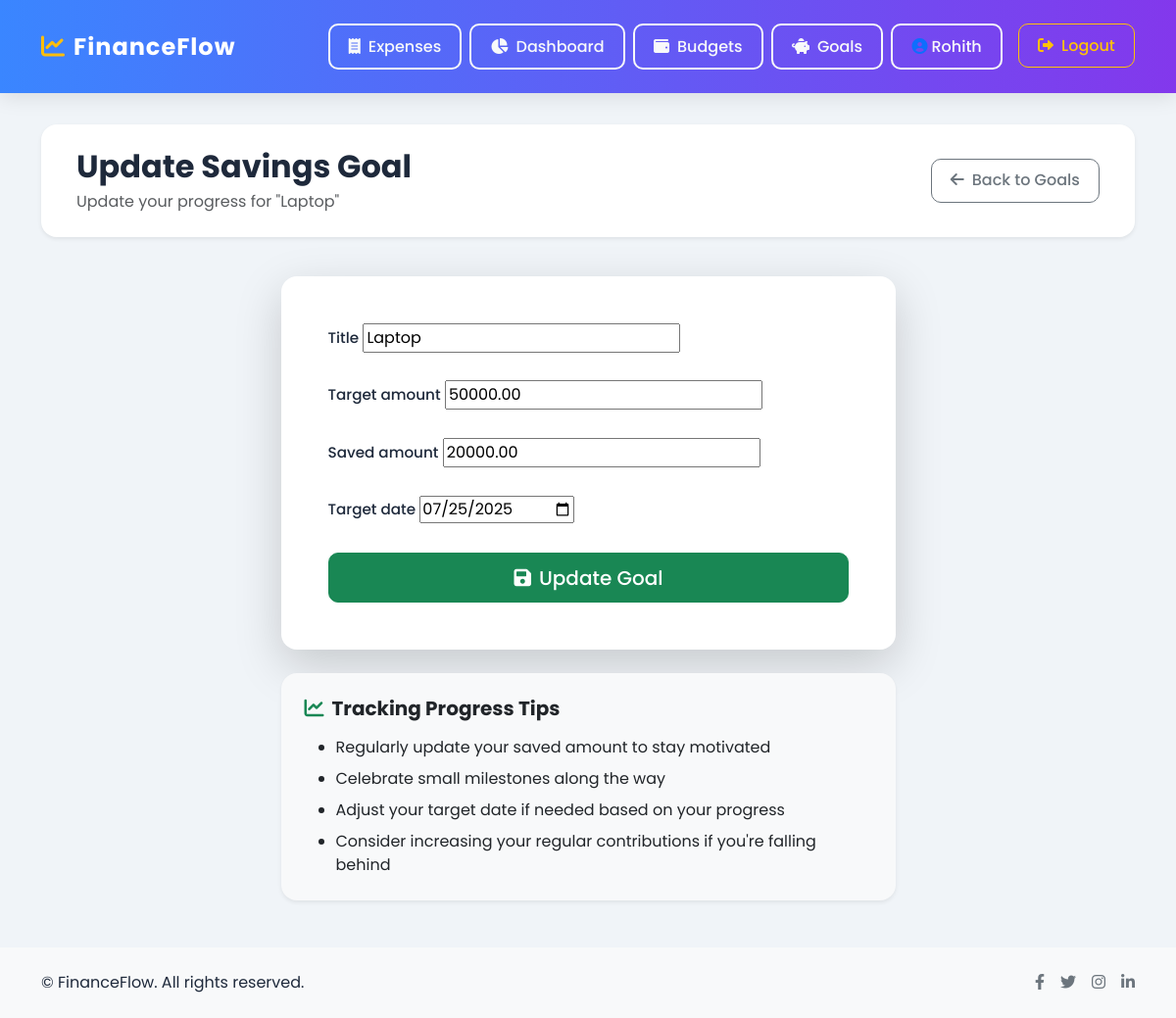
Page /goals/update/4/ (signed in) on the committed database.
### users/models.py (models this page shows)
class CustomUser(AbstractUser):
    preferred_currency = models.CharField(max_length=10, default='INR')

### savings/models.py (models this page shows, shortened)
class SavingsGoal(models.Model):
    user = models.ForeignKey(User, on_delete=models.CASCADE)
    title = models.CharField(max_length=100)
    target_amount = models.DecimalField(max_digits=10, decimal_places=2)
    saved_amount = models.DecimalField(max_digits=10, decimal_places=2, default=0)
    target_date = models.DateField()

### savings/views.py (the view)
# urls.py: path('update/<int:goal_id>/', views.update_goal, name='update_goal'),
@login_required
def update_goal(request, goal_id):
    goal = get_object_or_404(SavingsGoal, id=goal_id, user=request.user)
    if request.method == 'POST':
        form = SavingsGoalForm(request.POST, instance=goal)
        if form.is_valid():
            form.save()
            return redirect('view_goals')
    else:
        form = SavingsGoalForm(instance=goal)
    return render(request, 'savings/update.html', {'form': form, 'goal': goal})

### savings/forms.py
class SavingsGoalForm(forms.ModelForm):
    class Meta:
        model = SavingsGoal
        fields = ['title', 'target_amount', 'saved_amount', 'target_date']
        widgets = {
            'target_date': forms.DateInput(attrs={'type': 'date'}),
        }

### templates/savings/update.html (shortened to what this page needs)
{% extends 'base.html' %}
{% block content %}
<div class="animate__animated animate__fadeIn">
    <div class="bg-white rounded-4 shadow-sm p-4 mb-4">
        <div class="container">
            <div class="d-flex flex-column flex-md-row justify-content-between align-items-md-center">
                <div class="mb-3 mb-md-0">
                    <h1 class="h2 fw-bold mb-1">Update Savings Goal</h1>
                    <p class="text-muted mb-0">Update your progress for "{{ goal.title }}"</p>
                </div>
                <div>
                    <a href="{% url 'view_goals' %}" class="btn btn-outline-secondary">
                        <i class="fas fa-arrow-left me-2"></i>Back to Goals
                    </a>
                </div>
            </div>
        </div>
    </div>
    <div class="container py-3">
        <div class="row justify-content-center">
            <div class="col-md-8 col-lg-7">
                <div class="card border-0 shadow-lg rounded-4 overflow-hidden animate__animated animate__fadeInUp">
                    <div class="card-body p-4 p-lg-5">
                        <form method="post" class="animate__animated animate__fadeIn">
                            {% for field in form %}
                            <div class="mb-4">
                                <label for="{{ field.id_for_label }}" class="form-label fw-medium">{{ field.label }}</label>
                                {{ field }}
                            </div>
                            {% endfor %}
                            <div class="d-grid mt-4">
                                <button type="submit" class="btn btn-success btn-lg animate__animated animate__pulse animate__repeat-2">
                                    <i class="fas fa-save me-2"></i>Update Goal
                                </button>
                            </div>
                        </form>
                    </div>
                </div>
                <div class="card border-0 shadow-sm rounded-4 mt-4 bg-light">
                    <div class="card-body p-4">
                        <h5 class="card-title fw-bold mb-3">
                            <i class="fas fa-chart-line text-success me-2"></i>Tracking Progress Tips
                        </h5>
                        <ul class="mb-0">
                            <li class="mb-2">Regularly update your saved amount to stay motivated</li>
                            <li class="mb-2">Celebrate small milestones along the way</li>
                            <li class="mb-2">Adjust your target date if needed based on your progress</li>
                            <li>Consider increasing your regular contributions if you're falling behind</li>
                        </ul>
                    </div>
                </div>
            </div>
        </div>
    </div>
</div>
{% endblock %}

### templates/base.html (shortened to what this page needs)
<!DOCTYPE html>
<html lang="en">
<head>
    <link rel="stylesheet" href="https://cdn.jsdelivr.net/npm/bootstrap@5.3.2/dist/css/bootstrap.min.css">
    <link rel="stylesheet" href="https://cdnjs.cloudflare.com/ajax/libs/animate.css/4.1.1/animate.min.css">
    <link href="https://cdnjs.cloudflare.com/ajax/libs/font-awesome/6.0.0/css/all.min.css" rel="stylesheet">
</head>
<body>
    <nav class="navbar navbar-expand-lg navbar-dark animate__animated animate__fadeIn">
        <div class="container py-2 animate__animated animate__fadeIn">
            <a class="navbar-brand" href="{% url 'home' %}"><i class="fas fa-chart-line"></i>FinanceFlow</a>
            <div class="collapse navbar-collapse mt-2 mt-lg-0" id="navbarNav">
                <div class="ms-auto d-flex flex-column flex-lg-row align-items-start">
                    {% if user.is_authenticated %}
                        <a class="btn btn-outline-light me-2" href="{% url 'list_expenses' %}">
                            <i class="fas fa-receipt me-2"></i>Expenses
                        </a>
                        <a class="btn btn-outline-light me-2" href="{% url 'dashboard' %}">
                            <i class="fas fa-chart-pie me-2"></i>Dashboard
                        </a>
                        <a class="btn btn-outline-light me-2" href="{% url 'view_budgets' %}">
                            <i class="fas fa-wallet me-2"></i>Budgets
                        </a>
                        <a class="btn btn-outline-light me-2" href="{% url 'view_goals' %}">
                            <i class="fas fa-piggy-bank me-2"></i>Goals
                        </a>
                        <a class="btn btn-outline-light me-2">
                            <i class="fas fa-user-circle me-1 text-primary"></i>{{ user.username }}
                        </a>
                        <form method="post" action="{% url 'logout' %}" class="d-inline-block ms-2">
                            <button type="submit" class="btn btn-outline-warning">
                                <i class="fas fa-sign-out-alt me-2"></i>Logout
                            </button>
                        </form>
                    {% endif %}
                </div>
            </div>
        </div>
    </nav>
    <div class="content-wrapper">
        <div class="container">
            {% block content %}{% endblock %}
        </div>
    </div>
    <footer class="footer mt-auto py-4 bg-light animate__animated animate__fadeIn">
        <div class="container">
            <div class="row align-items-center">
                <div class="col-md-6 text-center text-md-start">
                    <p class="mb-0">&copy; {{ now|date:"Y" }} FinanceFlow. All rights reserved.</p>
                </div>
                <div class="col-md-6 text-center text-md-end mt-3 mt-md-0">
                    <div class="d-flex justify-content-center justify-content-md-end">
                        <a href="#" class="text-decoration-none me-3 text-secondary"><i class="fab fa-facebook-f"></i></a>
                        <a href="#" class="text-decoration-none me-3 text-secondary"><i class="fab fa-twitter"></i></a>
                        <a href="#" class="text-decoration-none me-3 text-secondary"><i class="fab fa-instagram"></i></a>
                        <a href="#" class="text-decoration-none text-secondary"><i class="fab fa-linkedin-in"></i></a>
                    </div>
                </div>
            </div>
        </div>
    </footer>
</body>
</html>

### templates/base.html (style rules this page uses)
:root { --primary-color: #3a86ff; --secondary-color: #8338ec; --accent-color: #ff006e; --success-color: #38b000; --warning-color: #ffbe0b; --danger-color: #ff5252; --dark-color: #1e293b; --light-color: #f8fafc; --card-shadow: 0 10px 25px rgba(0,0,0,0.08); }
html, body { height: 100%; }
body { font-family: 'Poppins', sans-serif; background: #f0f4f8; display: flex; flex-direction: column; min-height: 100vh; color: var(--dark-color); }
.content-wrapper { flex: 1 0 auto; padding: 2rem 0; }
.form-label { font-weight: 500; margin-bottom: 0.5rem; color: var(--dark-color); font-size: 0.95rem; }
.navbar { background: linear-gradient(90deg, var(--primary-color), var(--secondary-color)) !important; box-shadow: 0 4px 20px rgba(0,0,0,0.1); transition: all 0.3s ease; padding: 1rem 0; }
.navbar-brand { font-weight: 700; letter-spacing: 1px; font-size: 1.5rem; color: white !important; }
.navbar-brand i { margin-right: 0.5rem; color: var(--warning-color); }
.btn { transition: all 0.3s ease; border-radius: 10px; padding: 0.6rem 1.2rem; font-weight: 500; }
.btn-outline-light { border-width: 2px; }
.card { border: none; border-radius: 16px; box-shadow: var(--card-shadow); transition: all 0.3s ease; animation: fadeIn 0.5s ease-out; background: white; overflow: hidden; }
.card-body { padding: 1.5rem; }
.container { animation: slideIn 0.5s ease-out; }

### rows in the picture
CustomUser: username "Rohith"
SavingsGoal: title "Laptop", form "Laptop" "50000.00" "20000.00" "07/25/2025"

### other values in the picture
{{ field.label }} "Title" "Target amount" "Saved amount" "Target date"
